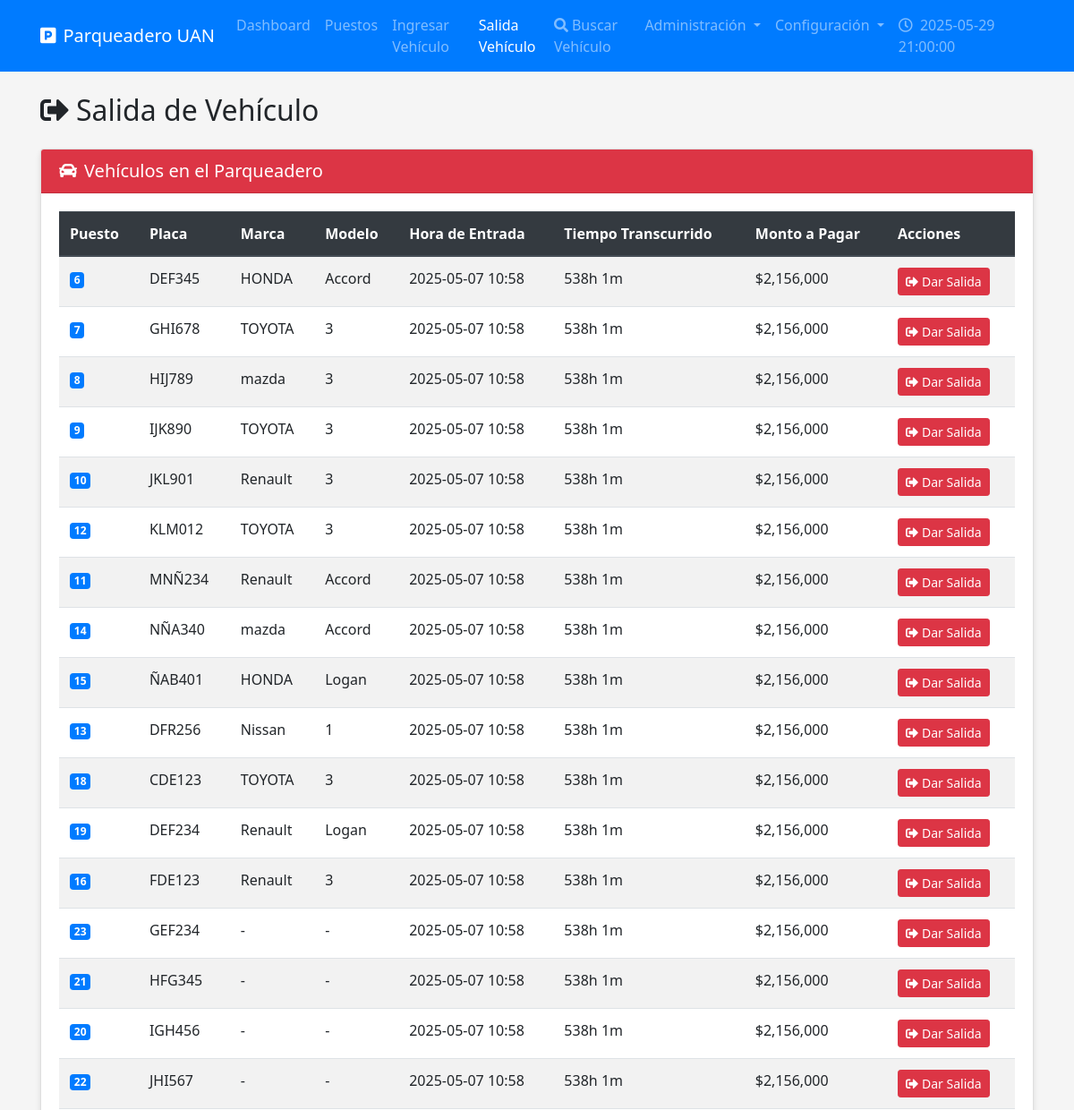
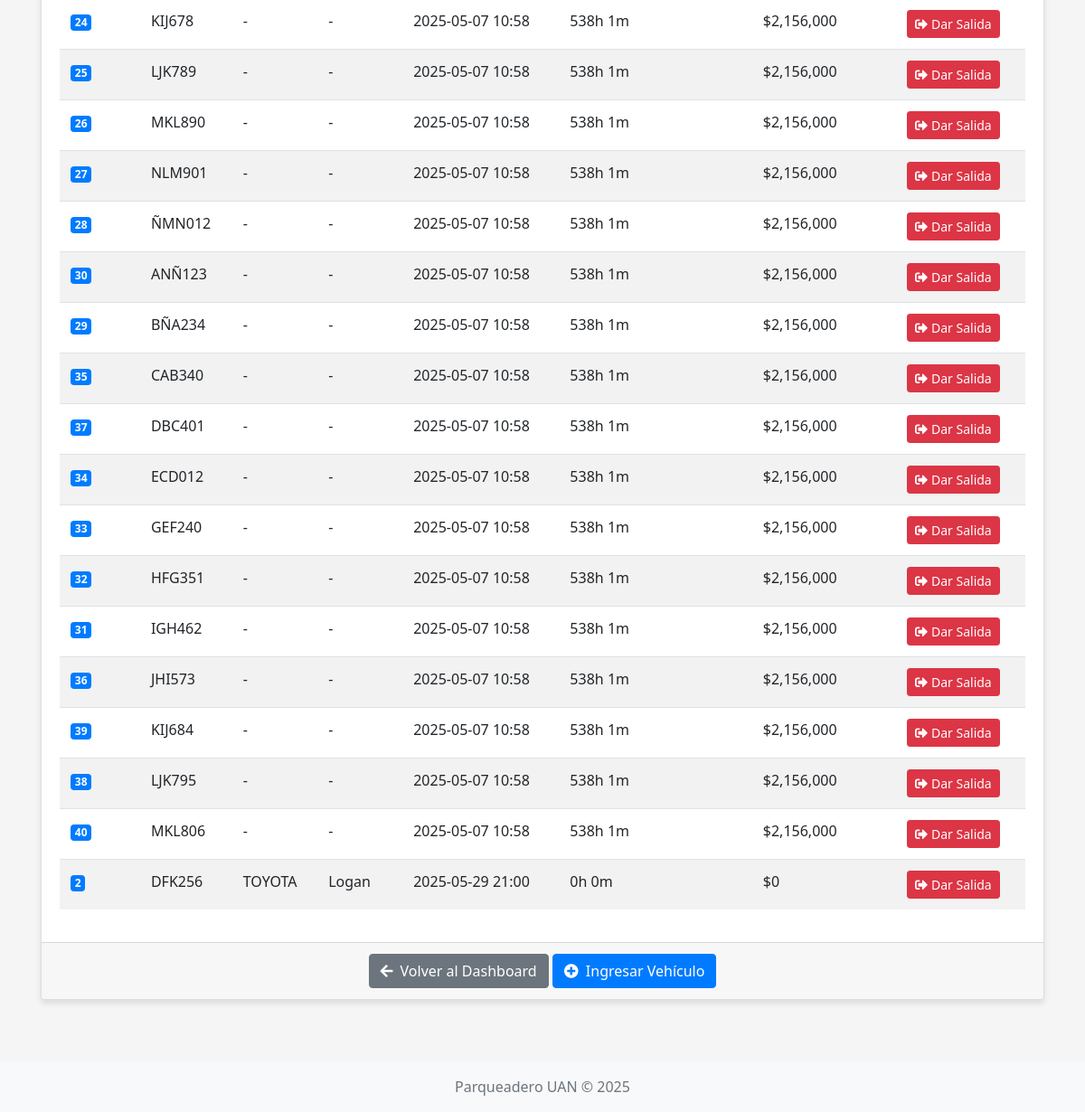
The app's page /salida-carro with its own data (2 pictures, top to bottom).
### models.py (models this page shows, shortened)
class RegistroParqueo(Base):
    __tablename__ = "registro_parqueo"
    id_registro = Column(Integer, primary_key=True, autoincrement=True)
    placa = Column(String(10), ForeignKey("vehiculo.placa"), nullable=False)
    id_puesto = Column(Integer, ForeignKey("puesto.id_puesto"), nullable=False)
    hora_entrada = Column(DateTime, nullable=False)
    hora_salida = Column(DateTime, nullable=True)
    valor_tarifa_aplicada = Column(Float, nullable=False)
    total_pagado = Column(Float, nullable=True)
    id_tarifa = Column(Integer, ForeignKey("tarifa.id_tarifa"), nullable=False)
    puesto = relationship("Puesto", back_populates="registros")
    vehiculo = relationship("Vehiculo", back_populates="registros")
    tarifa = relationship("Tarifa", back_populates="registros")
    __table_args__ = (
        CheckConstraint('hora_entrada <= hora_salida OR hora_salida IS NULL', name='ck_horarios_parqueo'),
        CheckConstraint('time(hora_entrada) >= time("06:00:00") AND time(hora_entrada) <= time("21:00:00")', name='ck_hora_entrada'),
    )

class Vehiculo(Base):
    __tablename__ = "vehiculo"
    placa = Column(String(10), primary_key=True)
    marca = Column(String(50), nullable=True)
    modelo = Column(String(50), nullable=True)
    registros = relationship("RegistroParqueo", back_populates="vehiculo")

### routes.py (the view, shortened to what this page needs)
@routes.route('/salida-carro', methods=['GET', 'POST'])
@auth.login_required
def salida_carro():
    db = next(get_db())
    config = db.query(ConfiguracionParqueadero).first()
    registros_activos = db.query(RegistroParqueo).filter(
        RegistroParqueo.hora_salida == None
    ).all()
    return render_template('salida_carro.html', registros_activos=registros_activos, config=config, hora_actual=config.hora_actual.strftime('%Y-%m-%d %H:%M:%S'))

### models.py (called while the page is built)
def get_db():
    db = SessionLocal()
    try:
        yield db
    finally:
        db.close()

### templates/salida_carro.html (shortened to what this page needs)
{% extends 'base.html' %}
{% block content %}
<h2 class="mb-4"><i class="fas fa-sign-out-alt mr-2"></i>Salida de Vehículo</h2>
<div class="row">
    <div class="col-md-12">
        <div class="card">
            <div class="card-header bg-danger text-white">
                <h5 class="mb-0"><i class="fas fa-car mr-2"></i>Vehículos en el Parqueadero</h5>
            </div>
            <div class="card-body">
                {% if registros_activos %}
                <div class="table-responsive">
                    <table class="table table-striped table-hover">
                        <thead>
                            <tr>
                                <th>Puesto</th>
                                <th>Placa</th>
                                <th>Marca</th>
                                <th>Modelo</th>
                                <th>Hora de Entrada</th>
                                <th>Tiempo Transcurrido</th>
                                <th>Monto a Pagar</th>
                                <th>Acciones</th>
                            </tr>
                        </thead>
                        <tbody>
                            {% for registro in registros_activos %}
                            <tr>
                                <td><span class="badge badge-primary">{{ registro.id_puesto }}</span></td>
                                <td>{{ registro.placa }}</td>
                                <td>{{ registro.vehiculo.marca if registro.vehiculo.marca else '-' }}</td>
                                <td>{{ registro.vehiculo.modelo if registro.vehiculo.modelo else '-' }}</td>
                                <td>{{ registro.hora_entrada.strftime('%Y-%m-%d %H:%M') }}</td>
                                <td>
                                    {% set tiempo_estancia = (config.hora_actual - registro.hora_entrada).total_seconds() / 3600 %}
                                    {% set horas = (tiempo_estancia | int) %}
                                    {% set minutos = ((tiempo_estancia % 1) * 60) | int %}
                                    {{ horas }}h {{ minutos }}m
                                </td>
                                <td>
                                    {% set tiempo_estancia = (config.hora_actual - registro.hora_entrada).total_seconds() / 3600 %}
                                    {% set horas_cobrar = (tiempo_estancia + 0.99) | int %}
                                    ${{ "{:,.0f}".format(horas_cobrar * registro.valor_tarifa_aplicada) }}
                                </td>
                                <td>
                                    <form method="POST" action="{{ url_for('routes.salida_carro') }}">
                                        <button type="submit" class="btn btn-danger btn-sm">
                                            <i class="fas fa-sign-out-alt mr-1"></i>Dar Salida
                                        </button>
                                    </form>
                                </td>
                            </tr>
                            {% endfor %}
                        </tbody>
                    </table>
                </div>
                {% else %}
                <div class="alert alert-info">
                    <i class="fas fa-info-circle mr-2"></i>No hay vehículos en el parqueadero actualmente.
                </div>
                {% endif %}
            </div>
            <div class="card-footer text-center">
                <a href="{{ url_for('routes.dashboard') }}" class="btn btn-secondary">
                    <i class="fas fa-arrow-left mr-2"></i>Volver al Dashboard
                </a>
                <a href="{{ url_for('routes.ingresar_carro') }}" class="btn btn-primary">
                    <i class="fas fa-plus-circle mr-2"></i>Ingresar Vehículo
                </a>
            </div>
        </div>
    </div>
</div>
{% endblock %}

### static/css/styles.css (style rules this page uses)
body { font-family: 'Segoe UI', Tahoma, Geneva, Verdana, sans-serif; background-color: #f5f5f5; min-height: 100vh; display: flex; flex-direction: column; }
.card { transition: transform 0.3s ease; margin-bottom: 20px; box-shadow: 0 4px 6px rgba(0, 0, 0, 0.1); }
.fas, .far { margin-right: 5px; }
.table thead th { background-color: #343a40; color: white; border-color: #454d55; }

### records on screen
RegistroParqueo: id_puesto "6", placa "DEF345", vehiculo "HONDA", vehiculo "Accord", hora_entrada "2025-05-07 10:58", horas "538", minutos "1", horas_cobrar*registro.valor_tarifa_aplicada "2,156,000"
RegistroParqueo: id_puesto "7", placa "GHI678", vehiculo "TOYOTA", vehiculo "3", hora_entrada "2025-05-07 10:58", horas "538", minutos "1", horas_cobrar*registro.valor_tarifa_aplicada "2,156,000"
RegistroParqueo: id_puesto "8", placa "HIJ789", vehiculo "mazda", vehiculo "3", hora_entrada "2025-05-07 10:58", horas "538", minutos "1", horas_cobrar*registro.valor_tarifa_aplicada "2,156,000"
RegistroParqueo: id_puesto "9", placa "IJK890", vehiculo "TOYOTA", vehiculo "3", hora_entrada "2025-05-07 10:58", horas "538", minutos "1", horas_cobrar*registro.valor_tarifa_aplicada "2,156,000"
RegistroParqueo: id_puesto "10", placa "JKL901", vehiculo "Renault", vehiculo "3", hora_entrada "2025-05-07 10:58", horas "538", minutos "1", horas_cobrar*registro.valor_tarifa_aplicada "2,156,000"
RegistroParqueo: id_puesto "12", placa "KLM012", vehiculo "TOYOTA", vehiculo "3", hora_entrada "2025-05-07 10:58", horas "538", minutos "1", horas_cobrar*registro.valor_tarifa_aplicada "2,156,000"
RegistroParqueo: id_puesto "11", placa "MNÑ234", vehiculo "Renault", vehiculo "Accord", hora_entrada "2025-05-07 10:58", horas "538", minutos "1", horas_cobrar*registro.valor_tarifa_aplicada "2,156,000"
RegistroParqueo: id_puesto "14", placa "NÑA340", vehiculo "mazda", vehiculo "Accord", hora_entrada "2025-05-07 10:58", horas "538", minutos "1", horas_cobrar*registro.valor_tarifa_aplicada "2,156,000"
RegistroParqueo: id_puesto "15", placa "ÑAB401", vehiculo "HONDA", vehiculo "Logan", hora_entrada "2025-05-07 10:58", horas "538", minutos "1", horas_cobrar*registro.valor_tarifa_aplicada "2,156,000"
RegistroParqueo: id_puesto "13", placa "DFR256", vehiculo "Nissan", vehiculo "1", hora_entrada "2025-05-07 10:58", horas "538", minutos "1", horas_cobrar*registro.valor_tarifa_aplicada "2,156,000"
RegistroParqueo: id_puesto "18", placa "CDE123", vehiculo "TOYOTA", vehiculo "3", hora_entrada "2025-05-07 10:58", horas "538", minutos "1", horas_cobrar*registro.valor_tarifa_aplicada "2,156,000"
RegistroParqueo: id_puesto "19", placa "DEF234", vehiculo "Renault", vehiculo "Logan", hora_entrada "2025-05-07 10:58", horas "538", minutos "1", horas_cobrar*registro.valor_tarifa_aplicada "2,156,000"
RegistroParqueo: id_puesto "16", placa "FDE123", vehiculo "Renault", vehiculo "3", hora_entrada "2025-05-07 10:58", horas "538", minutos "1", horas_cobrar*registro.valor_tarifa_aplicada "2,156,000"
RegistroParqueo: id_puesto "23", placa "GEF234", vehiculo "-", hora_entrada "2025-05-07 10:58", horas "538", minutos "1", horas_cobrar*registro.valor_tarifa_aplicada "2,156,000"
RegistroParqueo: id_puesto "21", placa "HFG345", vehiculo "-", hora_entrada "2025-05-07 10:58", horas "538", minutos "1", horas_cobrar*registro.valor_tarifa_aplicada "2,156,000"
RegistroParqueo: id_puesto "20", placa "IGH456", vehiculo "-", hora_entrada "2025-05-07 10:58", horas "538", minutos "1", horas_cobrar*registro.valor_tarifa_aplicada "2,156,000"
RegistroParqueo: id_puesto "22", placa "JHI567", vehiculo "-", hora_entrada "2025-05-07 10:58", horas "538", minutos "1", horas_cobrar*registro.valor_tarifa_aplicada "2,156,000"
RegistroParqueo: id_puesto "24", placa "KIJ678", vehiculo "-", hora_entrada "2025-05-07 10:58", horas "538", minutos "1", horas_cobrar*registro.valor_tarifa_aplicada "2,156,000"
RegistroParqueo: id_puesto "25", placa "LJK789", vehiculo "-", hora_entrada "2025-05-07 10:58", horas "538", minutos "1", horas_cobrar*registro.valor_tarifa_aplicada "2,156,000"
RegistroParqueo: id_puesto "26", placa "MKL890", vehiculo "-", hora_entrada "2025-05-07 10:58", horas "538", minutos "1", horas_cobrar*registro.valor_tarifa_aplicada "2,156,000"
RegistroParqueo: id_puesto "27", placa "NLM901", vehiculo "-", hora_entrada "2025-05-07 10:58", horas "538", minutos "1", horas_cobrar*registro.valor_tarifa_aplicada "2,156,000"
RegistroParqueo: id_puesto "28", placa "ÑMN012", vehiculo "-", hora_entrada "2025-05-07 10:58", horas "538", minutos "1", horas_cobrar*registro.valor_tarifa_aplicada "2,156,000"
RegistroParqueo: id_puesto "30", placa "ANÑ123", vehiculo "-", hora_entrada "2025-05-07 10:58", horas "538", minutos "1", horas_cobrar*registro.valor_tarifa_aplicada "2,156,000"
RegistroParqueo: id_puesto "29", placa "BÑA234", vehiculo "-", hora_entrada "2025-05-07 10:58", horas "538", minutos "1", horas_cobrar*registro.valor_tarifa_aplicada "2,156,000"
RegistroParqueo: id_puesto "35", placa "CAB340", vehiculo "-", hora_entrada "2025-05-07 10:58", horas "538", minutos "1", horas_cobrar*registro.valor_tarifa_aplicada "2,156,000"
RegistroParqueo: id_puesto "37", placa "DBC401", vehiculo "-", hora_entrada "2025-05-07 10:58", horas "538", minutos "1", horas_cobrar*registro.valor_tarifa_aplicada "2,156,000"
RegistroParqueo: id_puesto "34", placa "ECD012", vehiculo "-", hora_entrada "2025-05-07 10:58", horas "538", minutos "1", horas_cobrar*registro.valor_tarifa_aplicada "2,156,000"
RegistroParqueo: id_puesto "33", placa "GEF240", vehiculo "-", hora_entrada "2025-05-07 10:58", horas "538", minutos "1", horas_cobrar*registro.valor_tarifa_aplicada "2,156,000"
RegistroParqueo: id_puesto "32", placa "HFG351", vehiculo "-", hora_entrada "2025-05-07 10:58", horas "538", minutos "1", horas_cobrar*registro.valor_tarifa_aplicada "2,156,000"
RegistroParqueo: id_puesto "31", placa "IGH462", vehiculo "-", hora_entrada "2025-05-07 10:58", horas "538", minutos "1", horas_cobrar*registro.valor_tarifa_aplicada "2,156,000"
RegistroParqueo: id_puesto "36", placa "JHI573", vehiculo "-", hora_entrada "2025-05-07 10:58", horas "538", minutos "1", horas_cobrar*registro.valor_tarifa_aplicada "2,156,000"
RegistroParqueo: id_puesto "39", placa "KIJ684", vehiculo "-", hora_entrada "2025-05-07 10:58", horas "538", minutos "1", horas_cobrar*registro.valor_tarifa_aplicada "2,156,000"
RegistroParqueo: id_puesto "38", placa "LJK795", vehiculo "-", hora_entrada "2025-05-07 10:58", horas "538", minutos "1", horas_cobrar*registro.valor_tarifa_aplicada "2,156,000"
RegistroParqueo: id_puesto "40", placa "MKL806", vehiculo "-", hora_entrada "2025-05-07 10:58", horas "538", minutos "1", horas_cobrar*registro.valor_tarifa_aplicada "2,156,000"
RegistroParqueo: id_puesto "2", placa "DFK256", vehiculo "TOYOTA", vehiculo "Logan", hora_entrada "2025-05-29 21:00", horas "0", minutos "0", horas_cobrar*registro.valor_tarifa_aplicada "0"

### other values on screen
{{ hora_actual }} "2025-05-29 21:00:00"
